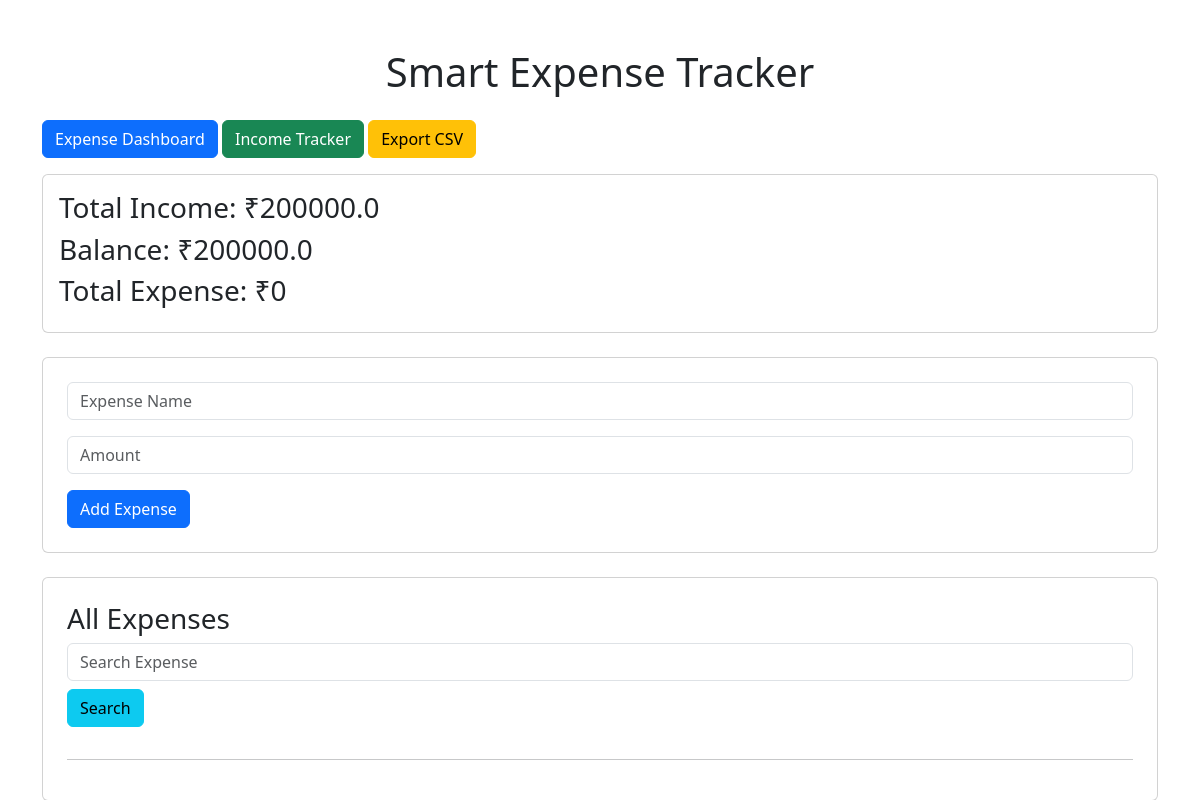
Before: / with the older database file.
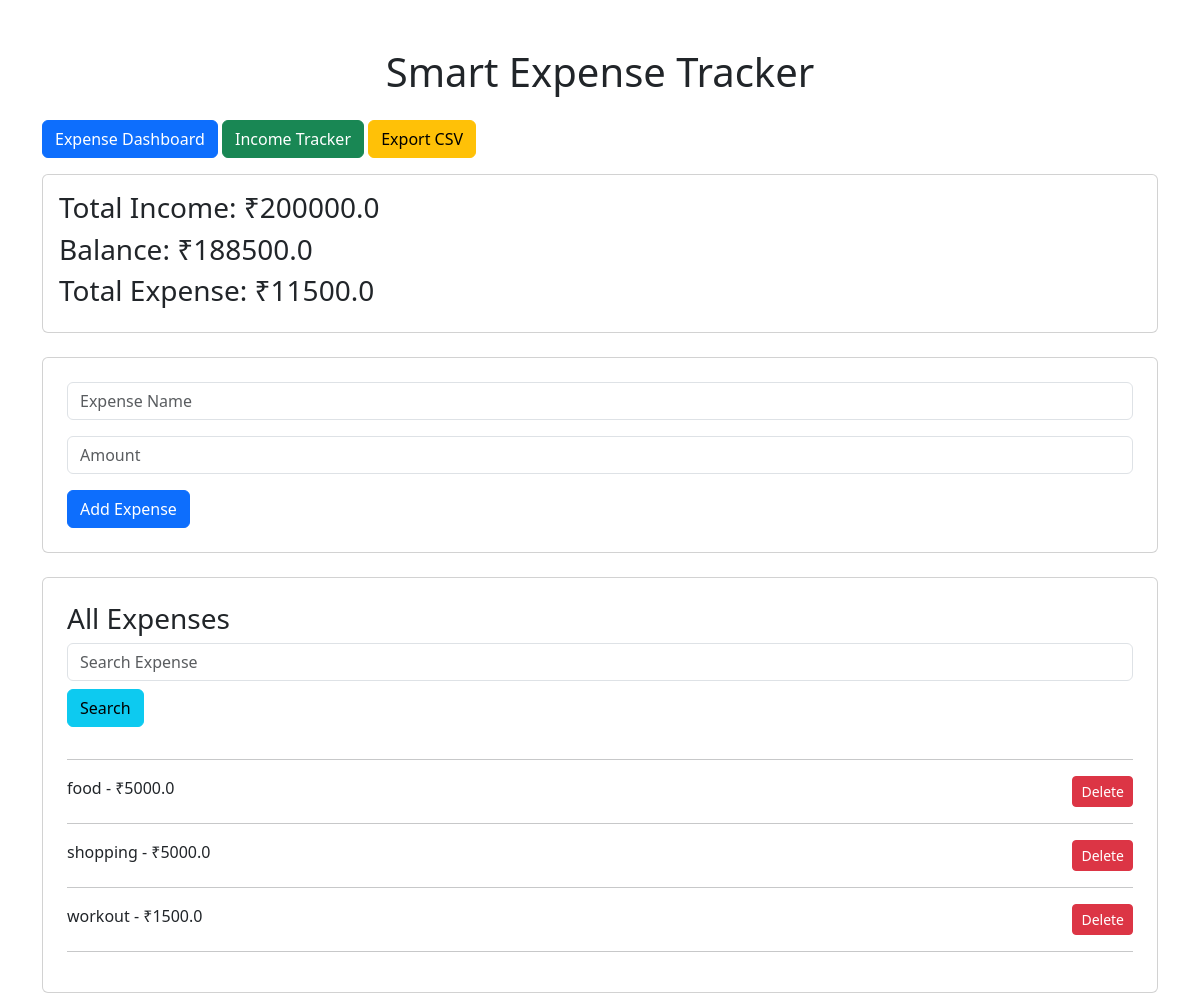
After: the same page with the newer database file.
### app.py (models this page shows)
class Expense(db.Model):
    id = db.Column(db.Integer, primary_key=True)
    title = db.Column(db.String(100))
    amount = db.Column(db.Float)

### app.py (the view, shortened to what this page needs)
@app.route("/", methods=["GET", "POST"])
def home():
    search = request.args.get("search", "")
    if search:
        expenses = Expense.query.filter(
        Expense.title.contains(search)
        ).all()
    else:
        expenses = Expense.query.all()
    incomes = Income.query.all()
    total_expense = sum(expense.amount for expense in expenses)
    total_income = sum(income.amount for income in incomes)
    balance = total_income - total_expense
    return render_template(
    "index.html",
    expenses=expenses,
    total_expense=total_expense,
    total_income=total_income,
    balance=balance
)

### templates/index.html (shortened to what this page needs)
<!DOCTYPE html>
<html>
<head>
    <link href="https://cdn.jsdelivr.net/npm/bootstrap@5.3.3/dist/css/bootstrap.min.css" rel="stylesheet">
</head>
<body>
<div class="container mt-5">
    <h1 class="text-center mb-4">
        Smart Expense Tracker
    </h1>
<div class="mb-3">
    <a href="/" class="btn btn-primary">
        Expense Dashboard
    </a>
    <a href="/income" class="btn btn-success">
        Income Tracker
    </a>
    <a href="/export" class="btn btn-warning">
        Export CSV
    </a>
</div>
    <div class="card p-3 mb-4">
        <h3>
            Total Income: ₹{{ total_income }}
        </h3>
        <h3>
            Balance: ₹{{ balance }}
        </h3>
        <h3>
            Total Expense: ₹{{ total_expense }}
        </h3>
    </div>
    <div class="card p-4 mb-4">
        <form method="POST">
            <input
                type="text"
                name="title"
                class="form-control mb-3"
                placeholder="Expense Name"
                required>
            <input
                type="number"
                name="amount"
                class="form-control mb-3"
                placeholder="Amount"
                required>
            <button
                type="submit"
                class="btn btn-primary">
                Add Expense
            </button>
        </form>
    </div>
    <div class="card p-4">
        <h3>All Expenses</h3>
    <form method="GET" class="mb-3">
        <input
            type="text"
            name="search"
            class="form-control"
            placeholder="Search Expense">
        <button
            type="submit"
            class="btn btn-info mt-2">
            Search
        </button>
    </form>
        <hr>
        {% for expense in expenses %}
        <div class="d-flex justify-content-between">
            <span>
                {{ expense.title }}
                -
                ₹{{ expense.amount }}
            </span>
            <a
                href="/delete/{{ expense.id }}"
                class="btn btn-danger btn-sm">
                Delete
            </a>
        </div>
        <hr>
        {% endfor %}
    </div>
</div>
</body>
</html>

Changed rows visible on the page:
added Expense: title "food", amount "5000.0"
added Expense: title "shopping", amount "5000.0"
added Expense: title "workout", amount "1500.0"
Other visible differences:
{{ balance }}: "200000.0" → "188500.0"
{{ total_expense }}: "0" → "11500.0"
